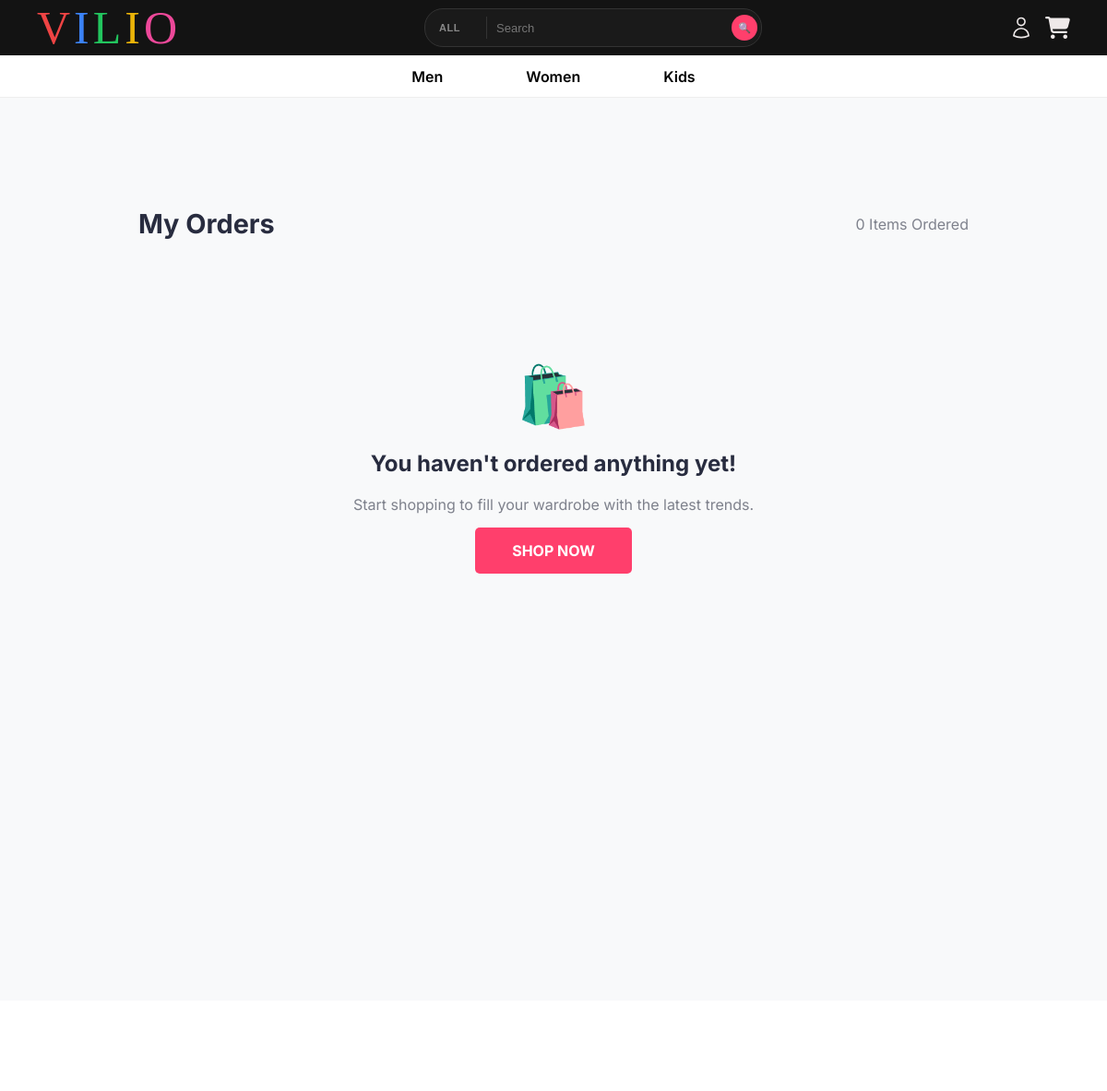
The app's page /track-orders/ (signed in, upper part), older data.
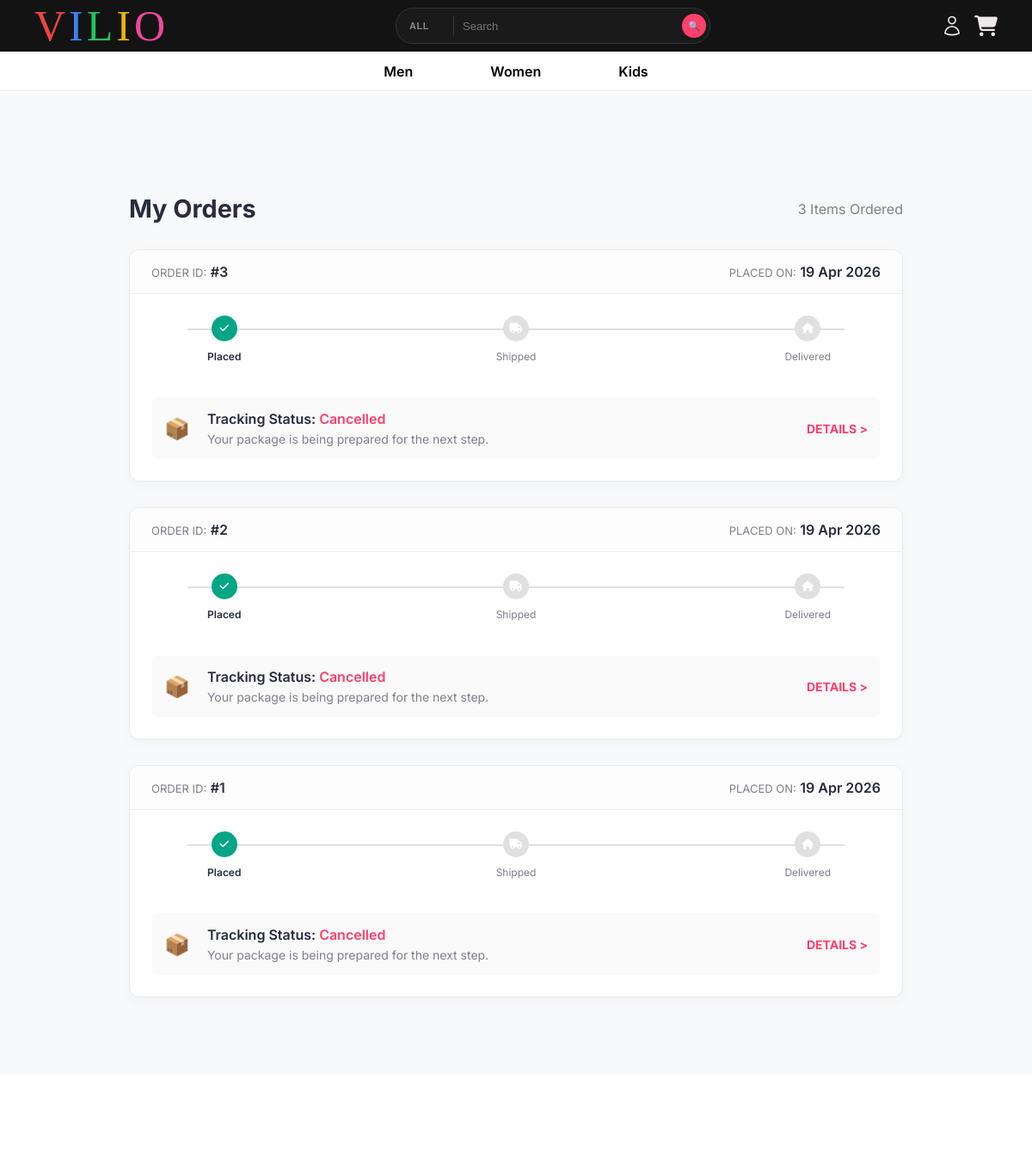
The same page, newer data.
### app1/models.py (models this page shows, shortened)
class Order(models.Model):
    user = models.ForeignKey(User, on_delete=models.CASCADE)
    address = models.TextField()
    total_amount = models.IntegerField()
    status = models.CharField(max_length=20, default="Pending")
    payment_method = models.CharField(max_length=20, default="COD") # COD ya ONLINE
    payment_status = models.CharField(max_length=20, default="Pending") # Pending, Paid, Failed
    razorpay_order_id = models.CharField(max_length=100, null=True, blank=True)
    razorpay_payment_id = models.CharField(max_length=100, null=True, blank=True)
    created_at = models.DateTimeField(auto_now_add=True)

### app1/views.py (the view)
# urls.py: path('track-orders/', track_orders, name='track_orders'),
@login_required
def track_orders(request):
    user_orders = Order.objects.filter(user=request.user).order_by('-created_at')
    return render(request, 'track_orders.html', {'orders': user_orders})

### app1/context_processors.py (called while the page is built)
def cart_count_processor(request):
    count = 0
    if request.user.is_authenticated:
        cart = Cart.objects.filter(user=request.user).first()
        if cart:
            count = sum(item.quantity for item in cart.items.all())
    else:
        session_cart = request.session.get('cart', {})
        count = sum(session_cart.values()) if isinstance(session_cart, dict) else 0
    return {'global_cart_count': count}

### app1/templates/track_orders.html (shortened to what the changed rows need)
{% extends "base.html" %}
{% block content %}
<div style="background-color: #f8f9fa; min-height: 100vh; padding: 120px 20px 60px;">
    <div class="container" style="max-width: 900px; margin: 0 auto;">
        <div style="display: flex; justify-content: space-between; align-items: center; margin-bottom: 30px;">
            <h1 style="color: #282c3f; font-size: 1.8rem; margin: 0;">My Orders</h1>
            <span style="color: #7e818c;">{{ orders|length }} Items Ordered</span>
        </div>
        {% for order in orders %}
        <div style="background: white; border-radius: 12px; border: 1px solid #eaeaec; margin-bottom: 30px; overflow: hidden; box-shadow: 0 4px 15px rgba(0,0,0,0.03);">
            <div style="background: #fdfdfd; padding: 15px 25px; border-bottom: 1px solid #eee; display: flex; justify-content: space-between; align-items: center;">
                <div>
                    <span style="color: #7e818c; font-size: 13px;">ORDER ID:</span>
                    <span style="color: #282c3f; font-weight: 600;">#{{ order.id }}</span>
                </div>
                <div style="text-align: right;">
                    <span style="color: #7e818c; font-size: 13px;">PLACED ON:</span>
                    <span style="color: #282c3f; font-weight: 600;">{{ order.created_at|date:"d M Y" }}</span>
                </div>
            </div>
            <div style="padding: 25px;">
                <div style="display: flex; justify-content: space-between; margin-bottom: 40px; position: relative;">
                    <div style="z-index: 2; text-align: center; width: 20%;">
                        <div style="width: 30px; height: 30px; background: #03a685; color: white; border-radius: 50%; display: flex; align-items: center; justify-content: center; margin: 0 auto 10px;">
                            <i class="fas fa-check" style="font-size: 12px;"></i>
                        </div>
                        <span style="font-size: 12px; color: #282c3f; font-weight: 600; display: block;">Placed</span>
                    </div>
                    <div style="z-index: 2; text-align: center; width: 20%;">
                        <div style="width: 30px; height: 30px; background: {% if order.status == 'Shipped' or order.status == 'Delivered' %}#03a685{% else %}#e0e0e0{% endif %}; color: white; border-radius: 50%; display: flex; align-items: center; justify-content: center; margin: 0 auto 10px;">
                            <i class="fas fa-truck" style="font-size: 12px;"></i>
                        </div>
                        <span style="font-size: 12px; color: #7e818c; display: block;">Shipped</span>
                    </div>
                    <div style="z-index: 2; text-align: center; width: 20%;">
                        <div style="width: 30px; height: 30px; background: {% if order.status == 'Delivered' %}#03a685{% else %}#e0e0e0{% endif %}; color: white; border-radius: 50%; display: flex; align-items: center; justify-content: center; margin: 0 auto 10px;">
                            <i class="fas fa-home" style="font-size: 12px;"></i>
                        </div>
                        <span style="font-size: 12px; color: #7e818c; display: block;">Delivered</span>
                    </div>
                </div>
                <div style="display: flex; gap: 20px; align-items: center; background: #fafafa; padding: 15px; border-radius: 8px;">
                    <div style="font-size: 1.5rem; color: #ff3f6c;">📦</div>
                    <div>
                        <p style="margin: 0; color: #282c3f; font-weight: 600;">Tracking Status: <span style="color: #ff3f6c;">{{ order.status|default:"Processing" }}</span></p>
                        <p style="margin: 5px 0 0; color: #7e818c; font-size: 14px;">Your package is being prepared for the next step.</p>
                    </div>
                    <div style="margin-left: auto;">
                        <a href="#" style="color: #ff3f6c; text-decoration: none; font-weight: bold; font-size: 14px;">DETAILS ></a>
                    </div>
                </div>
            </div>
        </div>
        {% empty %}
        <div style="text-align: center; padding: 100px 20px;">
            <div style="font-size: 4rem; margin-bottom: 20px;">🛍️</div>
            <h2 style="color: #282c3f;">You haven't ordered anything yet!</h2>
            <p style="color: #7e818c; margin-bottom: 30px;">Start shopping to fill your wardrobe with the latest trends.</p>
            <a href="/" style="background: #ff3f6c; color: white; padding: 15px 40px; text-decoration: none; border-radius: 5px; font-weight: bold;">SHOP NOW</a>
        </div>
        {% endfor %}
    </div>
</div>
{% endblock %}

Row changes from the older to the newer data that the page shows:
added Order: id "3", created_at "19 Apr 2026", status "Cancelled"
added Order: id "2", created_at "19 Apr 2026", status "Cancelled"
added Order: id "1", created_at "19 Apr 2026", status "Cancelled"
Text that changed along with them:
{{ orders|length }}: "0" → "3"
text no longer shown: "🛍️ You haven't ordered anything yet! Start shopping to fill your wardrobe with the latest trends. SHOP NOW"
